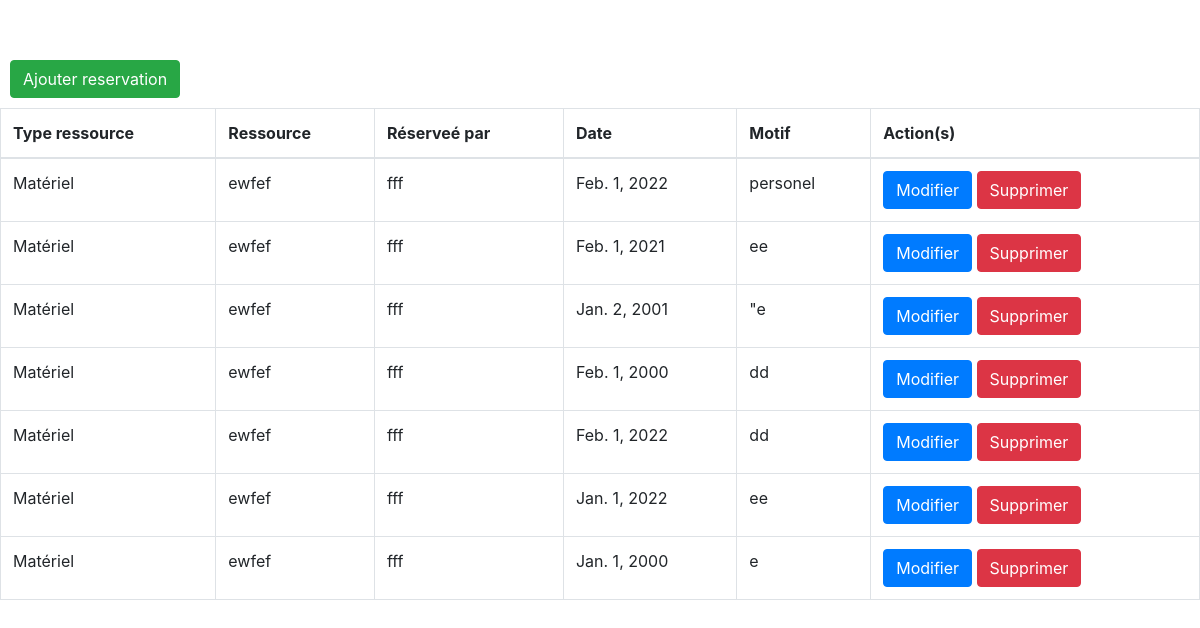
Page /reservation/ on the earlier database version.
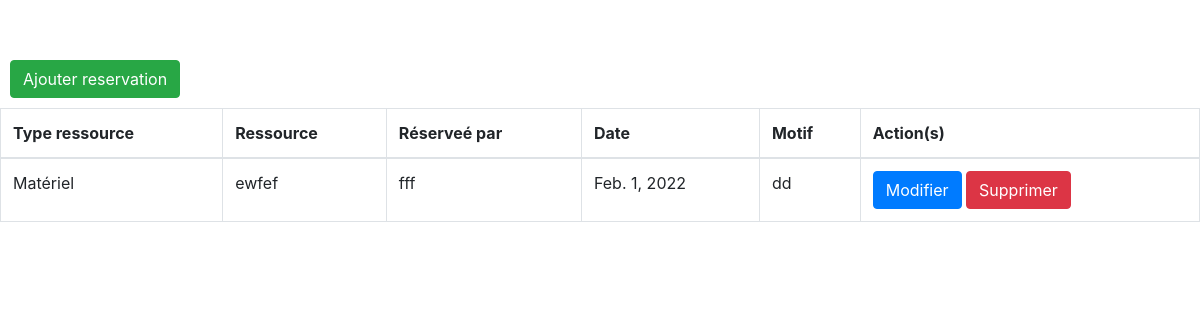
Same page on the later database version.
### srcApp/models.py (models this page shows)
class Reservation(models.Model):
    reservateur = models.ForeignKey(Personnel, on_delete=models.CASCADE)
    ressource = models.ForeignKey(Ressource, on_delete=models.CASCADE)
    date_de_reservation = models.DateField()
    motif_de_reservation = models.CharField(max_length=255)
    UniqueConstraint(fields=['ressource', 'date_de_reservation'], name='reservation_unique_de_la_ressource_par_date')

class Ressource(models.Model):
    natureRes = models.TextChoices ('Batiment','Matériel')
    codeRess = models.fields.CharField(max_length = 5)
    typeRess = models.fields.CharField(choices=natureRes.choices, max_length=10)
    nomRess = models.fields.CharField(max_length=50)
    def __str__(self):
        return f'{self.nomRess}'

class Personnel(models.Model):
    rolelist = models.TextChoices('Utilisateur', 'Administrateur')
    codePerso = models.fields.CharField(max_length=4)
    nom = models.fields.CharField(max_length=50)
    prenom = models.fields.CharField(max_length=50)
    typePerso = models.ForeignKey(TypePerso, null=True, on_delete=models.SET_NULL)
    dateNaiss = models.fields.IntegerField(
    validators=[MinValueValidator(1900), MaxValueValidator(2004)])
    chefService = models.BooleanField
    role = models.fields.CharField(choices=rolelist.choices, max_length=50)
    account = models.OneToOneField(User, null=True, on_delete=models.CASCADE)
    def __str__(self):
        return f'{self.nom}'

### srcApp/views.py (the view)
# urls.py: path('reservation/', views.reservation, name='reservation'),
def reservation(request):
    datas = Reservation.objects.all()
    return render(request,"reservHome.html", {'datas':datas})

### srcApp/templates/reservHome.html (shortened to what this page needs)
{% extends 'base.html' %}
        {% block content %}
        <div style="display:inline-block">
        <a class="btn btn-success " style="margin:10px" href="{% url 'create_reservation' %}">Ajouter reservation</a>
        </div>
         <table class="table table-bordered mx-auto" >
        <thead>
        <tr>
        <th>Type ressource</th>
        <th>Ressource</th>
        <th>Réserveé par</th>
        <th>Date </th>
        <th>Motif</th>
        <th>Action(s)</th>
        </tr>
        </thead>
        <tbody id="myTable">
        {% for reservation in datas %}
        <tr>
        <td>{{ reservation.ressource.typeRess }}</td>
        <td>{{ reservation.ressource }}</td>
        <td>{{ reservation.reservateur }}</td>
        <td>{{ reservation.date_de_reservation }}</td>
        <td>{{ reservation.motif_de_reservation }}</td>
        <td>
        <div style="display:inline-block">
        <a class="btn btn-primary" href="{% url 'update_reservation' reservation.id %}">Modifier</a>
        <a  class="btn btn-danger" href="{% url 'delete_reservation' reservation.id %}">Supprimer</a>
        </div>
        </td>
        </tr>
        {% endfor %}
        </tbody>
        </table>
        {% endblock %}

### srcApp/templates/base.html (shortened to what this page needs)
{% load static %}
<!DOCTYPE html>
<html lang="en">
<head>
            <link rel="stylesheet" href="{% static 'css/styles.css' %}" />
            <link rel="stylesheet" href="https://cdn.jsdelivr.net/npm/bootstrap@4.3.1/dist/css/bootstrap.min.css">
</head>
<body>
 {% block content %}{% endblock %}
</body>
</html>

### srcApp/static/css/styles.css (style rules this page uses)
html, body { width: 100%; height: 100%; }

Differences in the rows shown:
removed Reservation: ressource.typeRess "Matériel", ressource "ewfef", reservateur "fff", date_de_reservation "Feb. 1, 2022", motif_de_reservation "personel"
removed Reservation: ressource.typeRess "Matériel", ressource "ewfef", reservateur "fff", date_de_reservation "Feb. 1, 2021", motif_de_reservation "ee"
removed Reservation: ressource.typeRess "Matériel", ressource "ewfef", reservateur "fff", date_de_reservation "Jan. 2, 2001", motif_de_reservation "\"e"
removed Reservation: ressource.typeRess "Matériel", ressource "ewfef", reservateur "fff", date_de_reservation "Feb. 1, 2000", motif_de_reservation "dd"
removed Reservation: ressource.typeRess "Matériel", ressource "ewfef", reservateur "fff", date_de_reservation "Jan. 1, 2022", motif_de_reservation "ee"
removed Reservation: ressource.typeRess "Matériel", ressource "ewfef", reservateur "fff", date_de_reservation "Jan. 1, 2000", motif_de_reservation "e"
